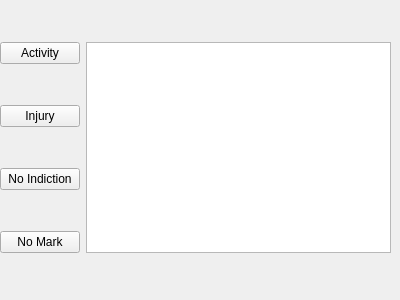
<?xml version="1.0" encoding="UTF-8"?>
<ui version="4.0">
 <class>VictimChoose</class>
 <widget class="QWidget" name="VictimChoose">
  <property name="geometry">
   <rect>
    <x>0</x>
    <y>0</y>
    <width>400</width>
    <height>300</height>
   </rect>
  </property>
  <property name="windowTitle">
   <string>Form</string>
  </property>
  <widget class="QWidget" name="layoutWidget">
   <property name="geometry">
    <rect>
     <x>0</x>
     <y>7</y>
     <width>391</width>
     <height>281</height>
    </rect>
   </property>
   <layout class="QGridLayout" name="gridLayout">
    <item row="0" column="0">
     <widget class="QPushButton" name="pushButton_activity_button">
      <property name="text">
       <string>Activity</string>
      </property>
     </widget>
    </item>
    <item row="0" column="1" rowspan="4">
     <widget class="QTextEdit" name="textEdit_victim_info_textEdit"/>
    </item>
    <item row="1" column="0">
     <widget class="QPushButton" name="pushButton_injury_button">
      <property name="text">
       <string>Injury</string>
      </property>
     </widget>
    </item>
    <item row="2" column="0">
     <widget class="QPushButton" name="pushButton_no_indiction_button">
      <property name="text">
       <string>No Indiction</string>
      </property>
     </widget>
    </item>
    <item row="3" column="0">
     <widget class="QPushButton" name="pushButton_no_mark_button">
      <property name="text">
       <string>No Mark</string>
      </property>
     </widget>
    </item>
   </layout>
  </widget>
 </widget>
 <resources/>
 <connections/>
</ui>
